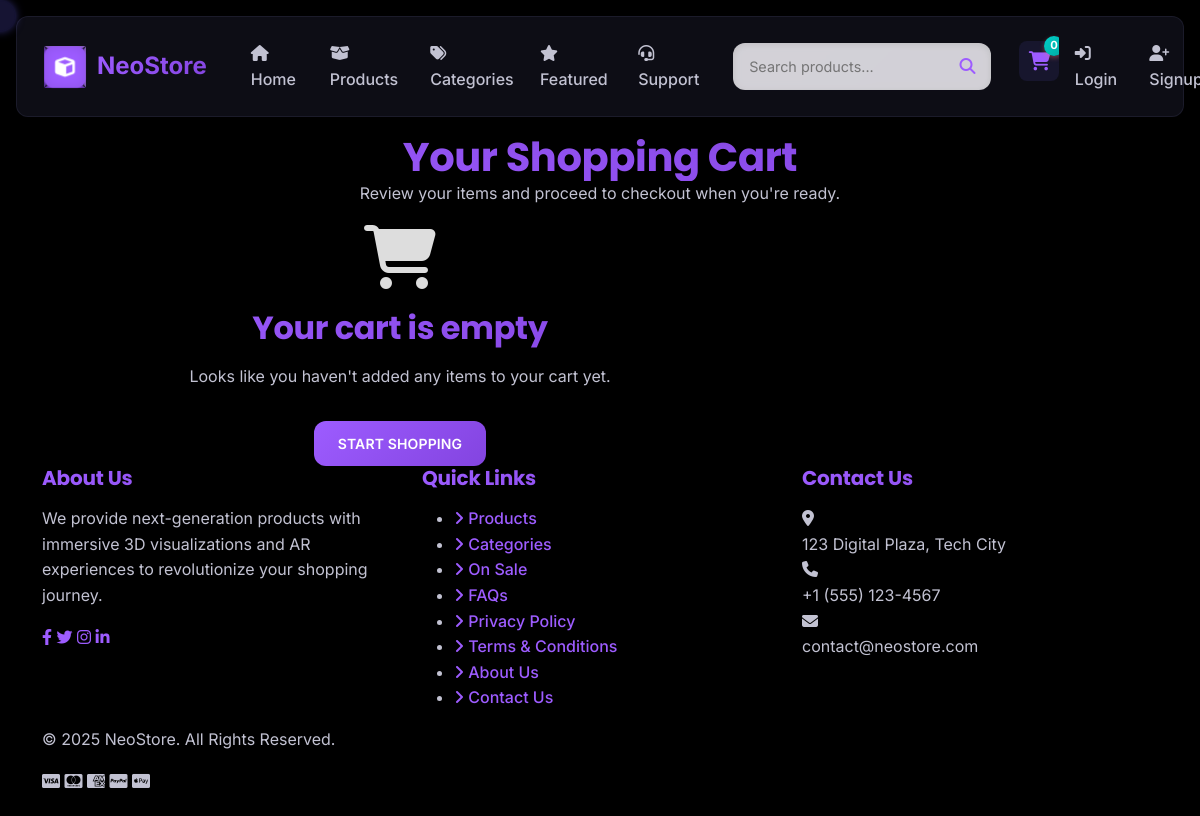
Page /cart/ on the earlier database version.
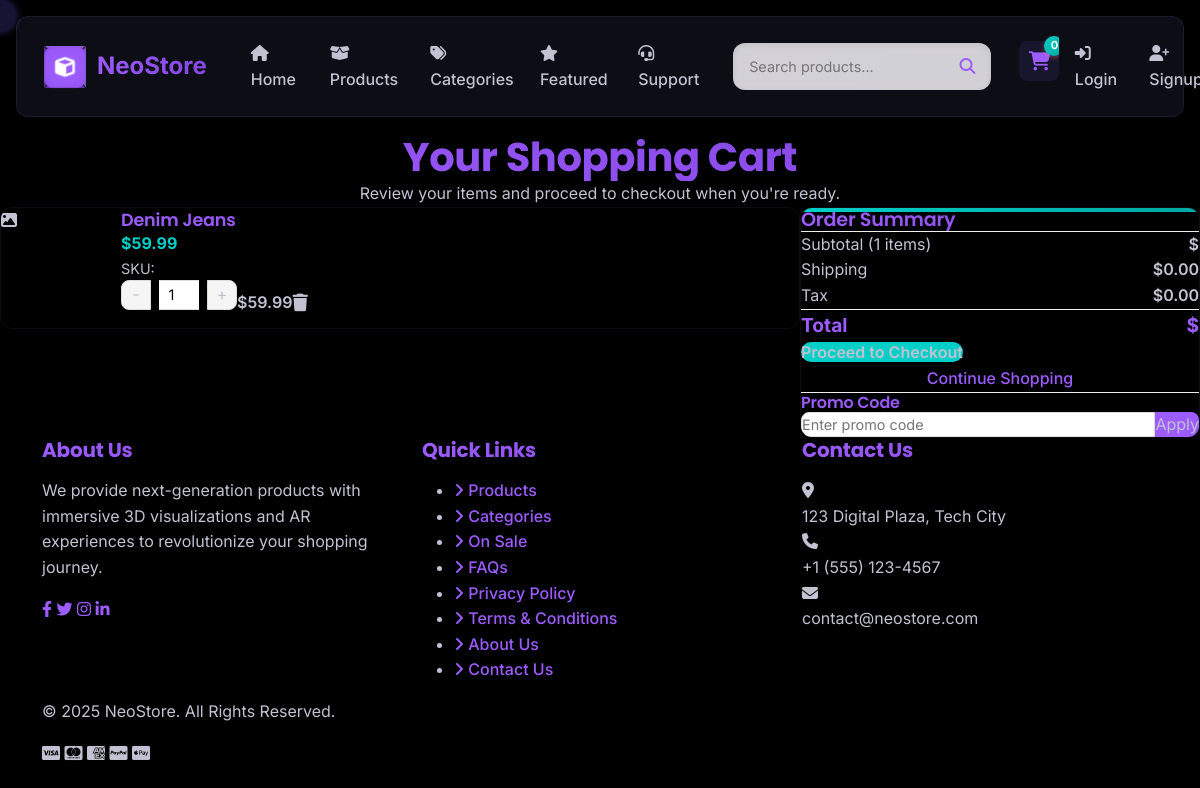
Same page on the later database version.
### store/models.py (models this page shows, shortened)
class CartItem(models.Model):
    cart = models.ForeignKey(Cart, related_name='items', on_delete=models.CASCADE)
    product = models.ForeignKey(Product, on_delete=models.CASCADE)
    quantity = models.PositiveIntegerField(default=1)
    created_at = models.DateTimeField(auto_now_add=True)
    updated_at = models.DateTimeField(auto_now=True)
    def subtotal(self):
        return self.product.price * self.quantity

class Product(models.Model):
    category = models.ForeignKey(Category, related_name='products', on_delete=models.CASCADE)
    name = models.CharField(max_length=200)
    slug = models.SlugField(unique=True, blank=True)
    description = models.TextField()
    price = models.DecimalField(max_digits=10, decimal_places=2)
    stock = models.PositiveIntegerField(default=0)
    image = models.ImageField(upload_to='products/')
    model_3d = models.FileField(upload_to='products/3d_models/', blank=True, null=True)
    is_featured = models.BooleanField(default=False)
    created_at = models.DateTimeField(auto_now_add=True)
    updated_at = models.DateTimeField(auto_now=True)
    class Meta:
        ordering = ['-created_at']

### store/views.py (the view)
# urls.py: path('cart/', views.cart_view, name='cart'),
def cart_view(request):
    cart = get_or_create_cart(request)
    cart_items = cart.items.all()
    context = {
        'cart': cart,
        'cart_items': cart_items,
    }
    return render(request, 'store/cart.html', context)

### templates/store/cart.html (shortened to what this page needs)
{% extends 'base.html' %}
{% block content %}
<div class="cart-container">
    <div class="cart-header slide-up">
        <h1 class="cart-title page-title">Your Shopping Cart</h1>
        <p class="cart-subtitle">Review your items and proceed to checkout when you're ready.</p>
    </div>
    <div class="cart-content">
        {% if cart_items %}
            <div class="cart-items slide-in-left">
                {% for item in cart_items %}
                    <div class="cart-item" data-cart-item-id="{{ item.id }}">
                        <div class="cart-item-img">
                            {% if item.product.image %}
                                <img src="{{ item.product.image.url }}" alt="{{ item.product.name }}" class="cart-item-img">
                            {% else %}
                                <div class="cart-item-img placeholder-img">
                                    <i class="fas fa-image"></i>
                                </div>
                            {% endif %}
                        </div>
                        <div class="cart-item-info">
                            <h3 class="cart-item-name">{{ item.product.name }}</h3>
                            <div class="cart-item-price">${{ item.product.price }}</div>
                            <div class="cart-item-details">
                                SKU: {{ item.product.sku }}
                            </div>
                            <div class="cart-item-actions">
                                <div class="quantity-control">
                                    <div class="quantity-btn minus-btn">-</div>
                                    <input type="number" min="1" value="{{ item.quantity }}" class="quantity-input" data-cart-item-id="{{ item.id }}">
                                    <div class="quantity-btn plus-btn">+</div>
                                </div>
                                <div class="cart-item-subtotal item-subtotal">${{ item.subtotal }}</div>
                                <button class="remove-from-cart-btn" data-cart-item-id="{{ item.id }}">
                                    <i class="fas fa-trash"></i>
                                </button>
                            </div>
                        </div>
                    </div>
                {% endfor %}
            </div>
            <div class="cart-summary slide-in-right">
                <h2 class="summary-title">Order Summary</h2>
                <div class="summary-item">
                    <div class="summary-label">Subtotal ({{ cart_items|length }} items)</div>
                    <div class="summary-value" id="cart-subtotal">${{ cart_subtotal }}</div>
                </div>
                <div class="summary-item">
                    <div class="summary-label">Shipping</div>
                    <div class="summary-value">${{ shipping_cost|default:"0.00" }}</div>
                </div>
                <div class="summary-item">
                    <div class="summary-label">Tax</div>
                    <div class="summary-value">${{ tax_amount|default:"0.00" }}</div>
                </div>
                <div class="cart-total">
                    <div>Total</div>
                    <div id="cart-total">${{ cart_total }}</div>
                </div>
                <a href="{% url 'checkout' %}" class="checkout-btn">
                    Proceed to Checkout
                </a>
                <a href="{% url 'product_list' %}" class="continue-shopping">
                    Continue Shopping
                </a>
                <div class="promo-code">
                    <h3 class="promo-code-title">Promo Code</h3>
                    {% if applied_coupon %}
                        <div class="applied-promo">
                            <span class="promo-label">{{ applied_coupon.code }} ({{ applied_coupon.discount_percent }}% off)</span>
                            <button class="remove-promo" data-coupon-id="{{ applied_coupon.id }}">Remove</button>
                        </div>
                    {% else %}
                        <form action="{% url 'apply_coupon' %}" method="POST" class="promo-code-form" id="promo-form">
                            <input type="text" name="code" placeholder="Enter promo code" class="promo-code-input">
                            <button type="submit" class="apply-promo-btn">Apply</button>
                        </form>
                    {% endif %}
                </div>
            </div>
        {% else %}
            <div class="empty-cart fade-in">
                <div class="empty-cart-icon">
                    <i class="fas fa-shopping-cart"></i>
                </div>
                <h2>Your cart is empty</h2>
                <p>Looks like you haven't added any items to your cart yet.</p>
                <a href="{% url 'product_list' %}" class="btn btn-primary mt-3">Start Shopping</a>
            </div>
        {% endif %}
    </div>
</div>
{% endblock %}

Differences in the rows shown:
added CartItem: product.name "Denim Jeans", product.price "59.99", quantity "1", subtotal "59.99"
Other differences:
{{ cart_items|length }}: (not shown) → "1"
{{ shipping_cost|default:"0.00" }}: (not shown) → "0.00"
{{ tax_amount|default:"0.00" }}: (not shown) → "0.00"
text no longer shown: "Your cart is empty Looks like you haven't added any items to your cart yet. START SHOPPING"
text now shown: "Order Summary Subtotal ( items) $ Shipping $ Tax $ Total $ Proceed to Checkout Continue Shopping Promo Code Apply"
